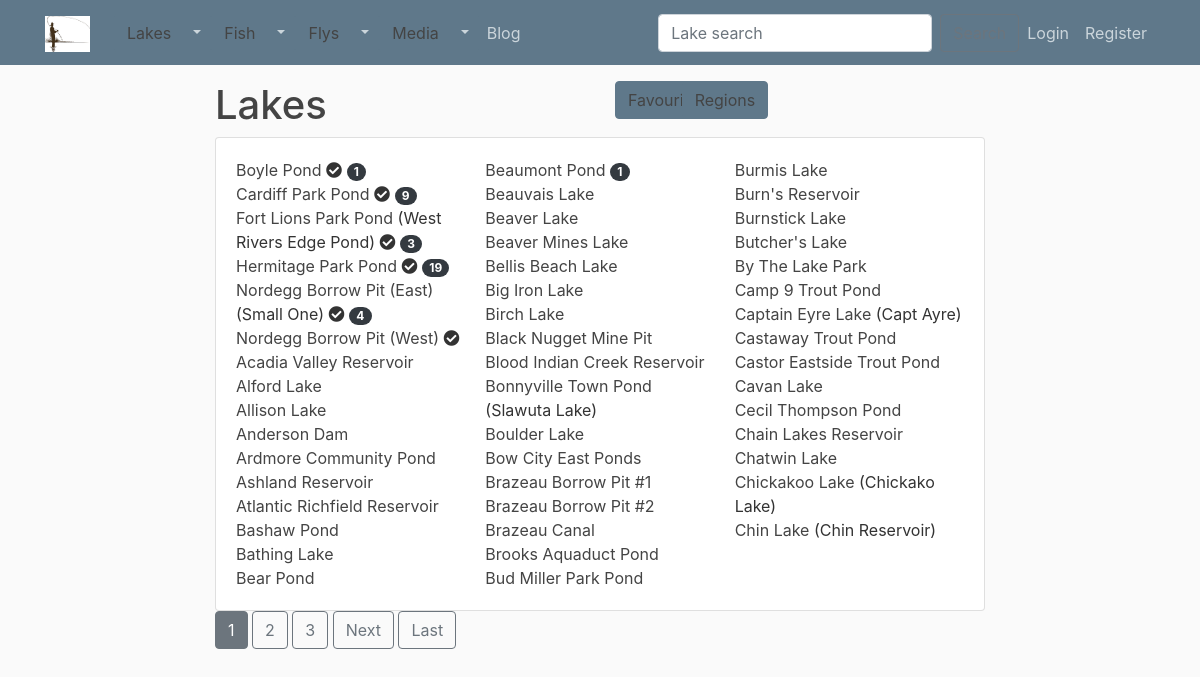
Before: /lakes/ with the older database file.
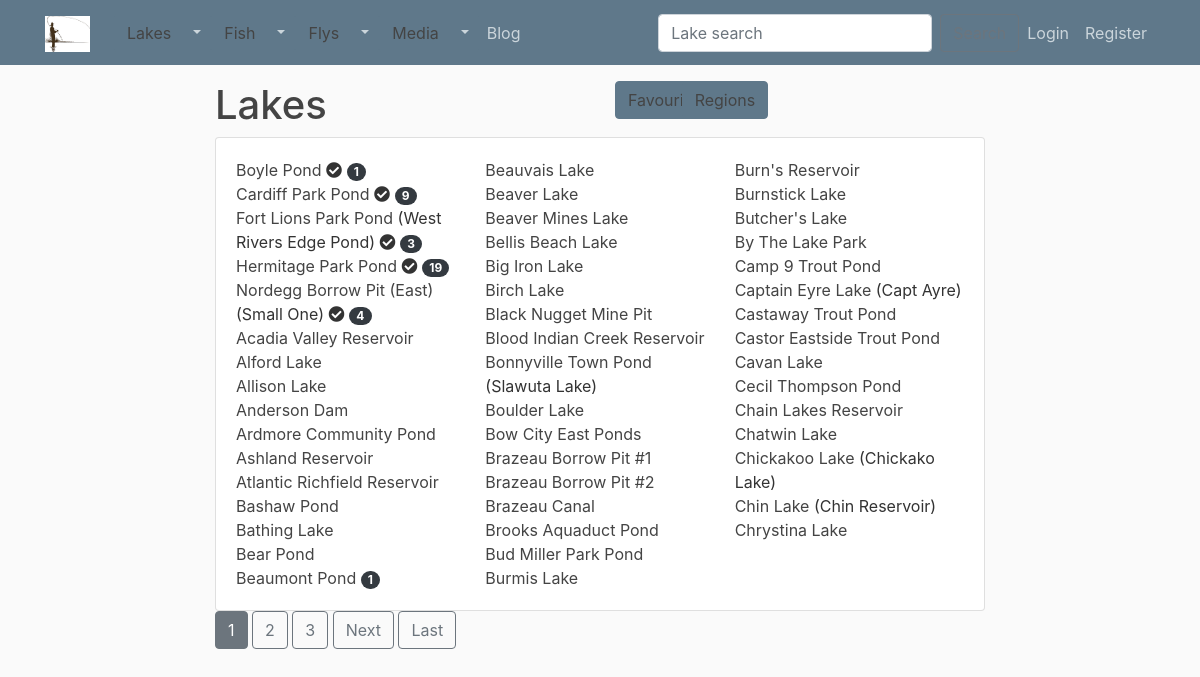
After: the same page with the newer database file.
### catches/models.py (models this page shows, shortened)
class Lake(models.Model):
    name = models.CharField(max_length = 100)
    region = models.ForeignKey(Region, blank=True, null=True, on_delete=models.CASCADE)
    notes = RichTextField (blank=True, null=True)
    fish = models.ManyToManyField (Fish, through='Stock', blank=True)
    other_name = models.CharField (max_length=100, blank=True)
    ats = models.CharField (max_length=100, blank=True)
    lat = models.DecimalField (max_digits = 15, decimal_places=10, blank=True, null=True)
    long = models.DecimalField (max_digits = 15, decimal_places=10, blank=True, null=True)
    district = models.CharField (max_length=100, blank=True)
    waterbody_id = models.IntegerField (blank=True, null=True)
    favourite = models.BooleanField (default = False)
    static_tag = models.SlugField()
    class Meta:
        ordering = ['-favourite', 'name']

### catches/views.py (the view)
class LakeListView (ListView):
    model = Lake
    context_object_name = 'lakes'
    paginate_by = 48

### catches/templates/catches/lake_list.html (shortened to what this page needs)
{% extends "catches/base/base.html" %}
{% block content %}
<div class="row">
    <div class="col-md-6">
        <h1>Lakes</h1>
    </div>
    <div class="col-md-1">
            <button type="button" class="btn btn-primary">
                <a href="{% url 'lake_list_fav' 'True' %}">Favourites</a>
            </button>
    </div>
    <div class="col-md-1">
            <button type="button" class="btn btn-primary">
                <a href="{% url 'region_list' %}">Regions</a>
            </button>
    </div>
    <div class="col-md-4 text-center">
    </div>
</div>
<div class="row">
    <div class="col-md-12">
        <div class="card" >
            <div class="card-body" style="column-count: 1;">
                <ul class="list-unstyled card-columns" >
                    {% for lake in lakes %}
                        <li>
                            <a href="{% url 'lake_detail' lake.id %}">{{ lake.name | title }}</a>
                                {% if not lake.other_name == "" %} ({{ lake.other_name | title }}) {% endif %}
                                {% if lake.favourite %}<i class="fas fa-check-circle"></i>{% endif %}
                                {% if lake.log_set.count %}
                                    <span class="badge badge-dark badge-pill">{{ lake.log_set.count }}</span>
                                {% endif %}
                        </li>
                    {% endfor %}
                </ul>
            </div>
        </div>
    </div>
</div>
{% endblock content %}

Changed rows visible on the page:
no longer on this page (row edited): Lake: name "Nordegg Borrow Pit (West)", favourite True (drawn)
now on this page (row unchanged): Lake: name "Chrystina Lake"
